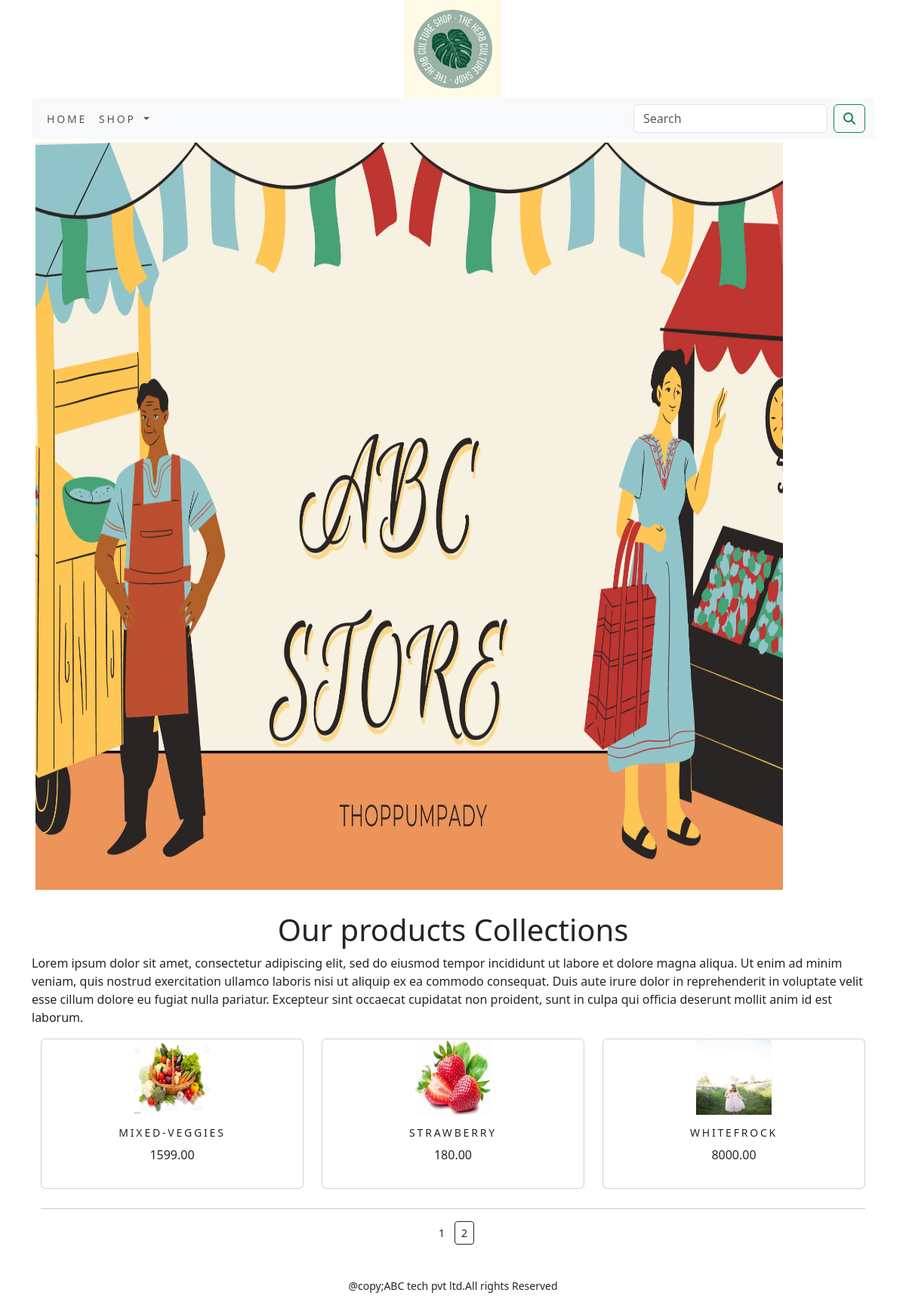
Screenshot of /shop/?page=2 with the database file from the repository.
### shop/models.py (models this page shows, shortened)
class Product(models.Model):
    name = models.CharField(max_length=250, unique=True)
    slug = models.SlugField(max_length=250, unique=True)
    description = models.TextField(blank=True)
    price = models.DecimalField(max_digits=10, decimal_places=2)
    category = models.ForeignKey(Category, on_delete=models.CASCADE)
    image = models.ImageField(upload_to='product', blank=True)
    stock = models.IntegerField()
    available = models.BooleanField(default=True)
    created = models.DateTimeField(auto_now_add=True)
    updated = models.DateTimeField(auto_now=True)
    def get_url(self):
        return reverse ('shop:prodCatdetail',args=[self.category.slug,self.slug])
    class Meta:
        ordering = ('name',)
        verbose_name = 'product'
        verbose_name_plural = 'products'

### shop/views.py (the view)
# urls.py: path('', views.allProdCat, name='allProdCat'),
def allProdCat(request, c_slug=None):
    c_page = None
    products_list = None
    if c_slug != None:
        c_page = get_object_or_404(Category, slug=c_slug)
        products_list = Product.objects.all().filter(category=c_page, available=True)
    else:
        products_list = Product.objects.all().filter(available=True)
    paginator=Paginator(products_list,6)
    try:
        page=int(request.GET.get('page','1'))
    except:
        page=1
    try:
        products=paginator.page(page)
    except  (EmptyPage,InvalidPage):
        products=paginator.page(paginator.num_pages)
    return render(request, "category.html", {'category': c_page, 'products': products})

### cart/context_processors.py (called while the page is built)
def counter(request):
    item_count=0
    if 'admin' in request.path:
        return  {}
    else:
        try:
            cart=Cart.objects.filter(cart_id=_cart_id(request))
            car_items=CartItem.objects.all().filter(cart=cart[:1])
            for cart_item in car_items:
                item_count += cart_item.quantity
        except Cart.DoesNotExist:
            item_count =0
    return  dict(item_count=item_count)

### cart/views.py (called while the page is built)
def _cart_id(request):
    cart = request.session.session_key
    if not cart:
        cart = request.session.create()
    return cart

### shop/context_processors.py (called while the page is built)
def menu_links(request):
    links = Category.objects.all()
    return dict(links=links)

### shop/models.py (called while the page is built)
    def get_url(self):
        return reverse('shop:product_by_category', args=[self.slug])

### templates/category.html (shortened to what this page needs)
{% extends 'base.html' %}
{% load static %}
{% block content %}
<div class="mx_auto">
    {% if category %}
    <a href=""><img class="my_image" src="{{category.image.url}}"alt="{{category.name}}" style="height:200px;width:200px;"></a>
</div>
     <br>
<div>
    <h1 class="text-center my_title">{{category.name}}</h1>
    <p class="text-justify">{{category.description}}</p>
</div>
    {% else %}
<div>
<img class="my_image my_image_padding" src="{% static 'img/banner.png' %}" alt="our products" style="height:1000px;width:1000px;">
</div>
<br>
<div>
    <h1 class="text-center my_title">Our products Collections</h1>
    <p class="text-justify">
        Lorem ipsum dolor sit amet, consectetur adipiscing elit, sed do eiusmod tempor incididunt ut labore et dolore magna aliqua. Ut enim ad minim veniam, quis nostrud exercitation ullamco laboris nisi ut aliquip ex ea commodo consequat. Duis aute irure dolor in reprehenderit in voluptate velit esse cillum dolore eu fugiat nulla pariatur. Excepteur sint occaecat cupidatat non proident, sunt in culpa qui officia deserunt mollit anim id est laborum.</p>
</div>
{% endif %}
<div class="container">
    <div class="row mx_auto">
    {% for product in products.object_list %}
    <div class="my_bottom_margin col-9 col-sm-12 col-md-4 xol-lg-4">
        <div class="card text-center" style="min-width:18rem;">
            <a href="{{product.get_url}}"><img class="card-img-top my_image" src="{{ product.image.url }}" alt="{{product.name}}" style="height:100px;width:100px;"></a>
            <div class="card-body">
                <h4>{{product.name}}</h4>
                <p>{{product.price}}</p>
            </div>
        </div>
    </div>
        {% endfor %}
    </div>
    <div class="mx-auto">
        {% if products.paginator.num_pages > 1%}
        <hr>
        <div class="text-center">
            {% for pg in products.paginator.page_range %}
            <a href="?page={{pg}}"   class="btn btn=light btn-sm {% if products.number == pg %} active {% endif %}">{{pg}}</a>
        {% endfor %}
        </div>
        {% endif %}
    </div>
    <br>
</div>
{% endblock %}

### static/css/custom.css (style rules this page uses)
body { font-family: 'Roboto', sans-serif; }
.my_image { width:100%; height:auto; }
.my_image_padding { padding:5px; }
.my_bottom_margin { margin-bottom:10px; }
.card-body h4 { font-size:14px; text-transform:uppercase; letter-spacing:.2em }

### rows the page displays
Product: image (picture), name "MIXED-VEGGIES", price "1599.00"
Product: image (picture), name "STRAWBERRY", price "180.00"
Product: image (picture), name "WHITEFROCK", price "8000.00"

### other values shown
{{ pg }} "1" "2"
